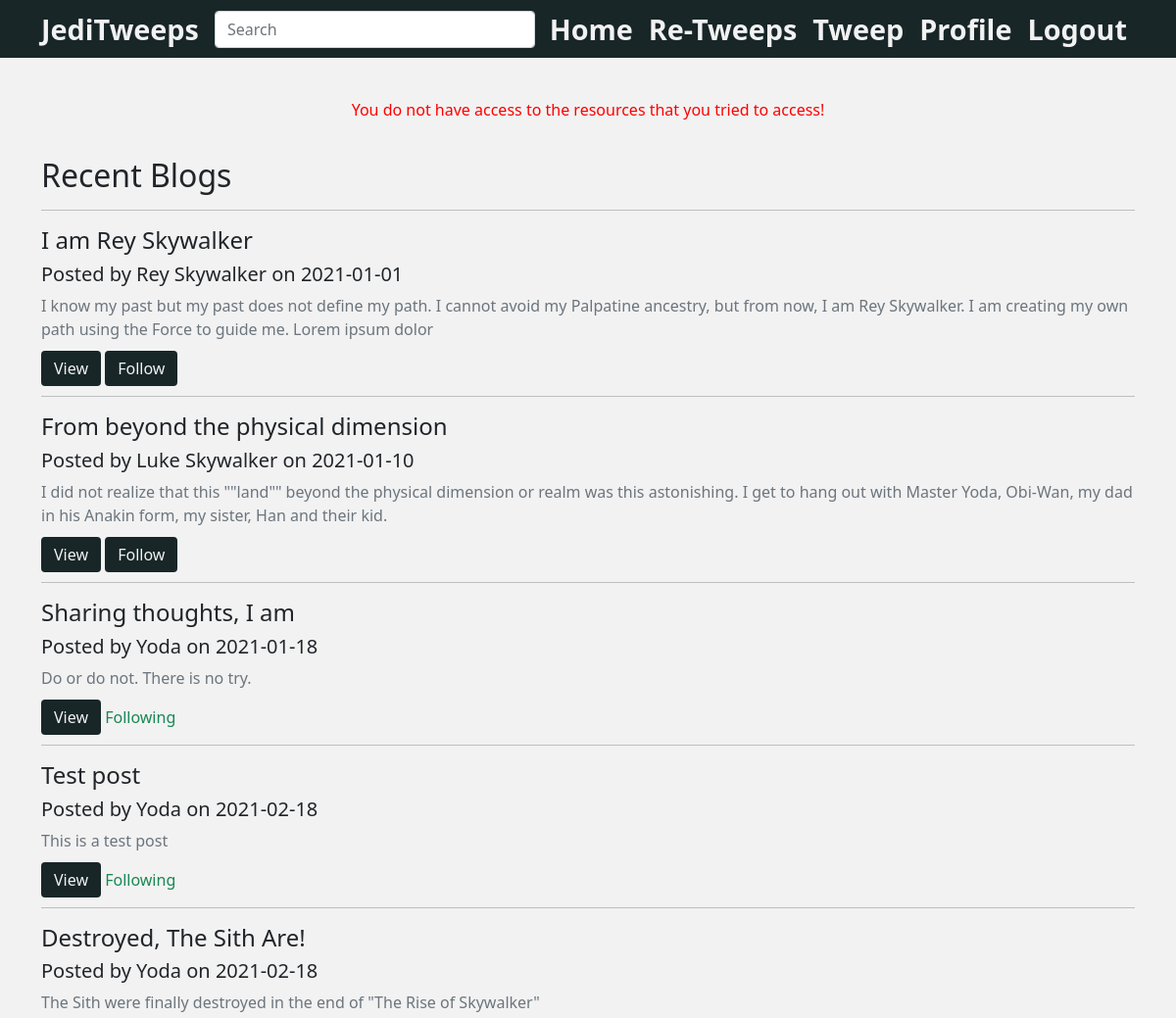
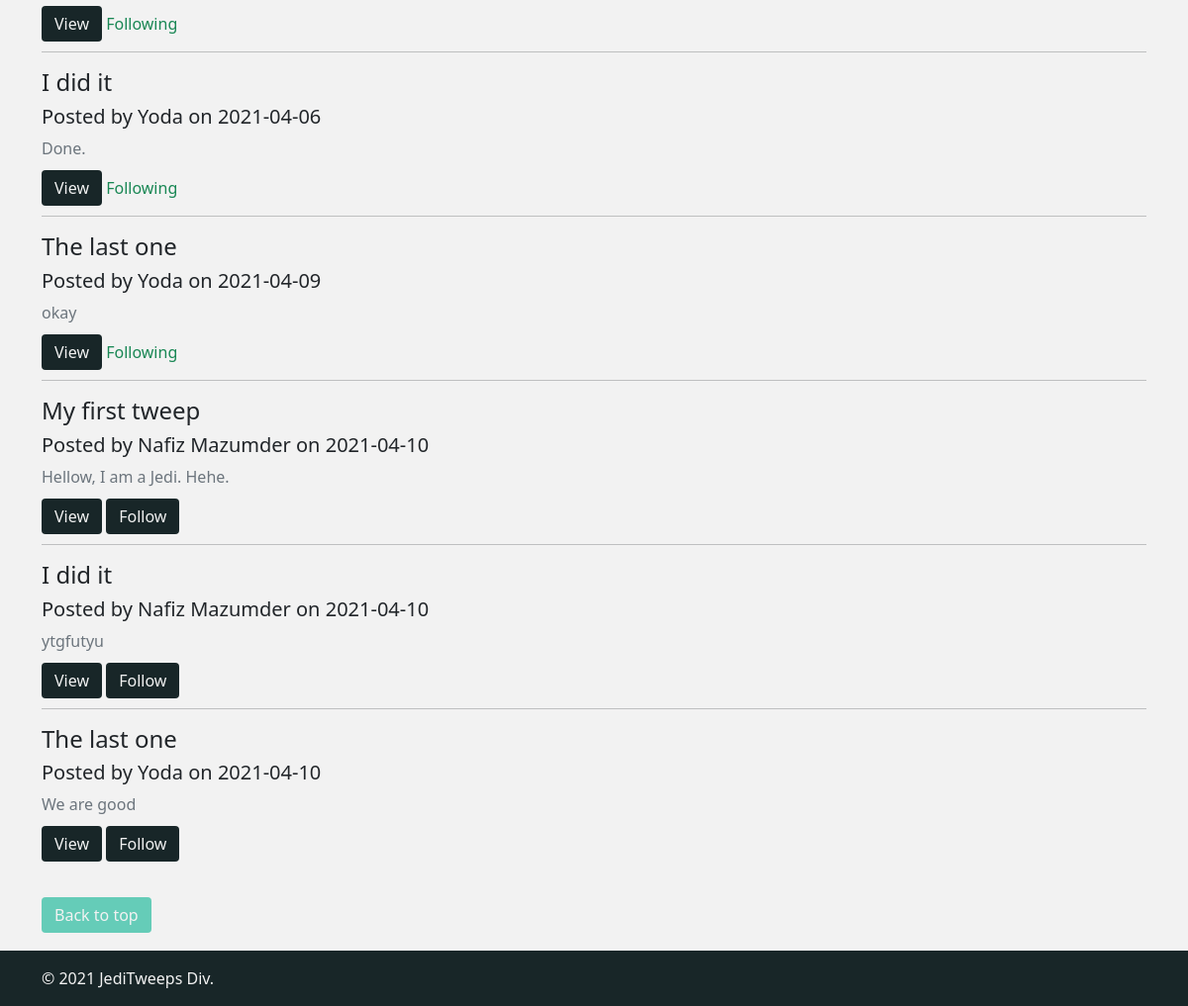
The app's page /jedi-tweeps.php?noaccess=1 (signed in) with its own data (2 pictures, top to bottom).
### tables this page shows
CREATE TABLE `jediblog` (
  `jedi_post_id` int(11) NOT NULL,
  `jedi_author` varchar(64) NOT NULL,
  `jedi_post_date` date NOT NULL,
  `jedi_post_category` varchar(64) NOT NULL,
  `jedi_post_title` varchar(256) NOT NULL,
  `jedi_post_content` varchar(2048) NOT NULL
);

### jedi-tweeps.php (the view, shortened to what this page needs)
<?php
require_once "includes/header.php";
require_once "includes/db.php";
$querySQL = "SELECT * FROM `follow`";
$followDB = $dbconnection->query($querySQL);
$fetchedFollow = $followDB->fetch_all();
$followList ="";
for ($i =0, $iMax = count($fetchedFollow); $i < $iMax; $i++){
    if ($fetchedFollow[$i][0] == $_SESSION['juname']) {
        $followList = $fetchedFollow[$i][1];
    }
}
?>
<main id="pg-main-content">
    <div class="container">
        <section class="space-above-below">
           <div class= "posted-content">
            <?php
        if (isset($_GET['noaccess'])) {
            echo '<p class="noAccessMsg">You do not have access to the resources that you tried to access!</p>';
        }
        ?>
        </div>
        <?php
            if (empty($searchedtxt)) {
                ?>
                <h2 class="posted-content fw-light ">Recent Blogs</h2>
                <?php
                $querySQL = "SELECT * FROM `jediblog`";
                $result = $dbconnection->query($querySQL);
                if ($result->num_rows > 0) {
                    $idnum = 1;
                    while ($row = $result->fetch_assoc()) {
                        ?>
                        <hr>
                        <section id="result<?php echo $idnum++; ?> " class="space-above-below">
                            <h4 class="fw-light"><?php echo $row["jedi_post_title"] ?></h4>
                            <h5 class="fw-light"><?php echo "Posted by " . $row["jedi_author"] . " on " . $row["jedi_post_date"] ?></h4>
                                <p class="text-muted"><?php echo substr($row['jedi_post_content'], 0, 200) ?> </p>
                            <?php
                            $postID = $row['jedi_post_id'];
                            ?>
                                <a href="post.php?post_id=<?php echo $postID ?>" role="button" class="viewButton">View</a>
                                <?php
                                    if (strpos($followList,",".$row["jedi_author"].",") !== false ||strpos($followList,",".$row["jedi_author"]." ,") !== false) {
                                        echo "<a href=\"#\" class=\"text-success\" role=\"button\" class=\"viewButton\">Following</a>";
                                    } else {
                                        echo "<a href=\"?addFollow=${row["jedi_author"]}\" role=\"button\" class=\"viewButton\">Follow</a>";
                                    }
                                ?>
                        </section>
                        <?php
                    }
                    ?>
                    <br><br>
                    <a href="#" role="button" class="viewButton color">Back to top</a>
                    <br><br>
                <?php
                }
            }
            ?>
        </section>
    </div>
</main>
<?php
require_once "includes/footer.php";
?>

### css/styles.css (style rules this page uses)
hr { z-index: -1; }
body { background-color: #f2f2f2; }
main { min-height: 93vh; }
.posted-content { padding-top: 100px; }
h2.posted-content { padding-top: 20px; }
.viewButton { background-color: #182628; color: #f2f2f2; text-decoration: none; border: 1px solid transparent; padding: .375rem .75rem; border-radius: .25rem; min-width: 112px; margin-bottom: 1.75rem; }
.color { background-color: #65ccb8; }
.noAccessMsg { color: red; text-align: center; }
a { color: #f2f2f2; text-decoration: none; }

### records on screen
jediblog: jedi_post_title "I am Rey Skywalker", jedi_author "Rey Skywalker", jedi_post_date "2021-01-01", jedi_post_content "I know my past but my past does not define my path. I cannot avoid my Palpatine ancestry, but from now, I am Rey Skywalker. I am creating my own path using the Force to guide me. Lorem ipsum dolor"
jediblog: jedi_post_title "From beyond the physical dimension", jedi_author "Luke Skywalker", jedi_post_date "2021-01-10", jedi_post_content "I did not realize that this \"\"land\"\" beyond the physical dimension or realm was this astonishing. I get to hang out with Master Yoda, Obi-Wan, my dad in his Anakin form, my sister, Han and their kid."
jediblog: jedi_post_title "Sharing thoughts, I am", jedi_author "Yoda", jedi_post_date "2021-01-18", jedi_post_content "Do or do not. There is no try.", shows "Following"
jediblog: jedi_post_title "Test post", jedi_author "Yoda", jedi_post_date "2021-02-18", jedi_post_content "This is a test post", shows "Following"
jediblog: jedi_post_title "Destroyed, The Sith Are!", jedi_author "Yoda", jedi_post_date "2021-02-18", jedi_post_content "The Sith were finally destroyed in the end of \"The Rise of Skywalker\"", shows "Following"
jediblog: jedi_post_title "I did it", jedi_author "Yoda", jedi_post_date "2021-04-06", jedi_post_content "Done.", shows "Following"
jediblog: jedi_post_title "The last one", jedi_author "Yoda", jedi_post_date "2021-04-09", jedi_post_content "okay", shows "Following"
jediblog: jedi_post_title "My first tweep", jedi_author "Nafiz Mazumder", jedi_post_date "2021-04-10", jedi_post_content "Hellow, I am a Jedi. Hehe."
jediblog: jedi_post_title "I did it", jedi_author "Nafiz Mazumder", jedi_post_date "2021-04-10", jedi_post_content "ytgfutyu"
jediblog: jedi_post_title "The last one", jedi_author "Yoda", jedi_post_date "2021-04-10", jedi_post_content "We are good"
